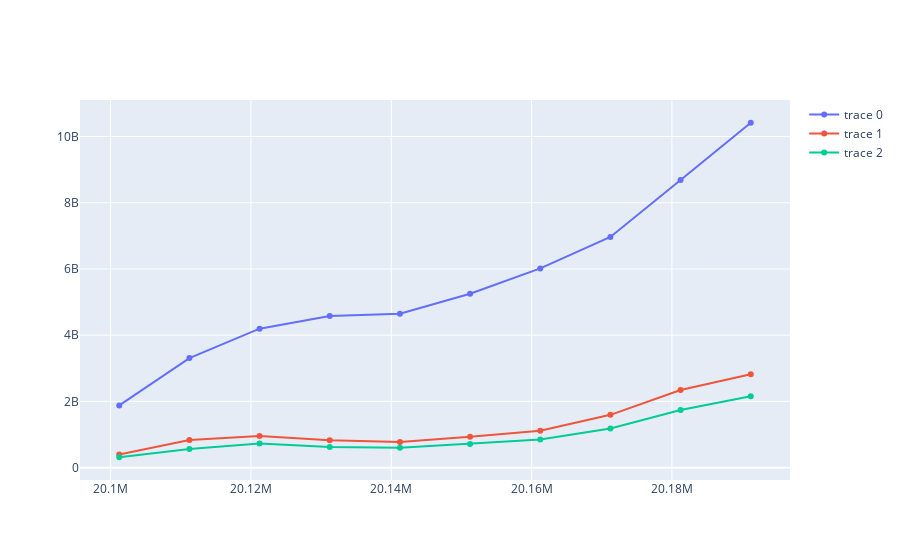

Source (notebook cell):
### Code cell
fig = go.Figure()
fig.add_trace(go.Scatter(x=income.end_date, y=income.total_revenue))
fig.add_trace(go.Scatter(x=income.end_date, y=income.operate_profit))
fig.add_trace(go.Scatter(x=income.end_date, y=income.n_income))
fig.show()
# px.line(income,x='end_date',y=['total_revenue','operate_profit','n_income'])
